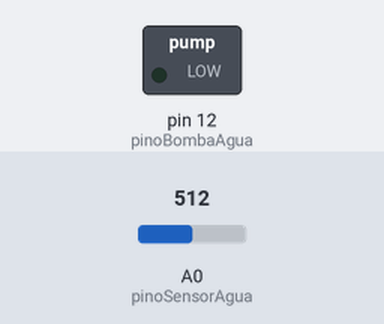
A sketch run on a simulated Arduino Uno, built with avr-gcc and run on an emulated ATmega328P. Parts: switched loads named in the sketch (green lamp = pin HIGH). The test bench sets the inputs (shaded band); at power-on: A0 (pinoSensorAgua) = 512.

Above: at 1.2 s.
1.3 s: A0 (pinoSensorAgua) set to 675
2.8 s: A0 (pinoSensorAgua) set to 701
At 3.9 s:
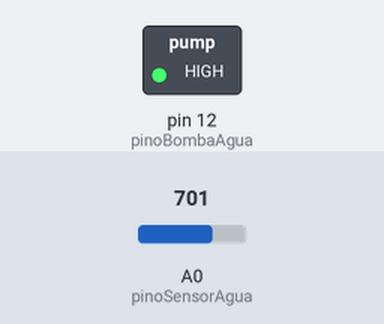
4.3 s: A0 (pinoSensorAgua) set to 680
At 5.1 s:
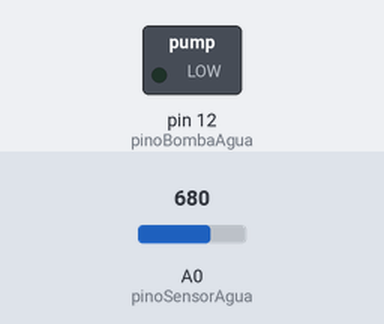
5.8 s: A0 (pinoSensorAgua) set to 700
At 6.2 s:
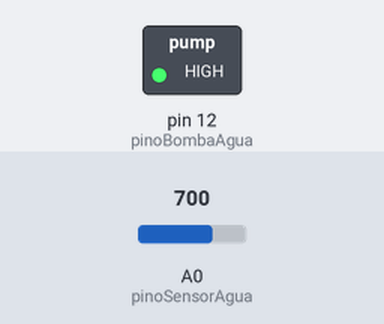
Timing chart, 0 to 8.3 s (numbered marks = the images above; inputs shaded):
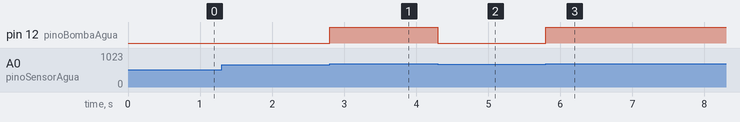

The sketch:

nivel_agua.ino
```cpp
const int pinoSensorAgua = A0;
const int pinoBombaAgua = 12;

void setup() {
  pinMode(pinoSensorAgua, INPUT);
  pinMode(pinoBombaAgua, OUTPUT);
}

void loop() {
  // VERIFICA O NÍVEL DE ÁGUA
  if(analogRead(pinoSensorAgua) > 690) {
    digitalWrite(pinoBombaAgua, HIGH);
  } else {
    digitalWrite(pinoBombaAgua, LOW);
  }
}
```

Measured:
- the behaviour switches between 690 and 691 on A0 (pinoSensorAgua) (found by bisection; images 0 and 1)
- after the input at 1.3 s, every drawn part: stays the same
- after the input at 2.8 s, pin 12 (pinoBombaAgua): LOW → HIGH at once
- after the input at 4.3 s, pin 12 (pinoBombaAgua): HIGH → LOW at once
- after the input at 5.8 s, pin 12 (pinoBombaAgua): LOW → HIGH at once
